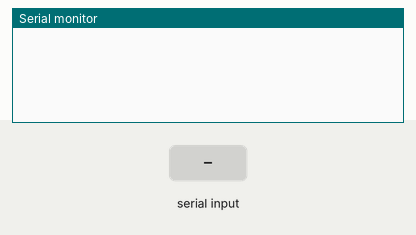
This sketch was run on a simulated Arduino Uno, built with avr-gcc and run on an emulated ATmega328P. On the bench: the last lines printed to the serial monitor. The test bench sets the inputs (shaded band).

Above: at 1.2 s.
1.3 s: ".\n" received over Serial
At 3.7 s:
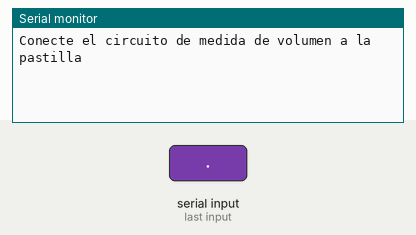
At 6.5 s:
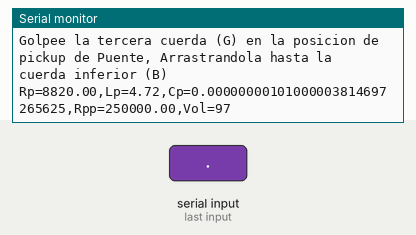

Measured:
- after the input at 1.3 s, the serial monitor: prints a new line after 1.0 s (image 1)

The sketch:

san_prova.ino
```cpp
float rT = 0;
float rV = 0;
float cP = 0;
float lP = 0;
float rP = 0;
float rPp = 0;
int vol = 0;
boolean start = false;

void initMeasurement() {

}

String floatToString(float x) {
	if (x == 0.0) return "0";
	String s = "0.";
        x = x*10;
	while(x < 1.0) {
		s += (int)x;
		x = x*10;
	}
        while((float)((float)x-(int)x) > 0) {
          s+= (int)x%10;
          x = x*10;
          x = (float)((float)x-(int)x) + (int)x%10;
        }
        s+=(int)x%10;
	return s;
}

void doMeasure() {
  rP = 8820;
  lP = 4.72;
  cP = 0.00000000101;
  rPp = 250000;

  Serial.println("Conecte el circuito de medida de volumen a la pastilla");
  delay(2000);
  Serial.println("Golpee la tercera cuerda (G) en la posicion de pickup de Puente, Arrastrandola hasta la cuerda inferior (B)");
  delay(1000);
  vol = 97;
}

void setup() {
  // initialize serial:
  Serial.begin(9600);
  // init something
  initMeasurement();

}

float getDecimal(String x, int i) {
  int j = 0;
  float res = 0;
  while(i < x.length()) {
     int aux = x[i]-'0';
     res = (res*10) + aux;
     ++i;
     ++j;
  }
  while(j > 0) {
    res = (float) res / 10.0;
    --j;
  }
  return res;
}

float stringToFloat(String x) {
  float res = 0;
  int i = 0;
  boolean decimal = false;
  while(i < x.length() && !decimal) {
     if(x[i] == '.') decimal = true;
     else if(!decimal) {
       int aux = x[i]-'0';
       res = (res*10) + aux;
     }
     ++i;
  }
  res = res + getDecimal(x, i);
  return res;
}

void stringToValues(String s) {
   int i = 1;
   int j = 0;
   float values[2];
   String aux = "";
   while(i < s.length()) {
      if(s[i] == 'e') {
         aux = "0.0";
         values[j] = stringToFloat(aux);
         ++j;
         while(s[i] != '&') ++i;
      }
      else if(s[i] != '&') {
        aux = aux + String(s[i]);
      } else {
         values[j] = stringToFloat(aux);
         aux = "";
         ++j;
      }
     ++i;
   }
  values[j] = stringToFloat(aux);
  rT = values[0];
  rV = values[1];

}

void printFloat(float res) {
   if (res >= 1) Serial.print(res, 5);
   else Serial.print(floatToString(res));

}

void loop() {
  if (Serial.available() && !start) {
    String s = Serial.readString();
    start = true;
    stringToValues(s);
  } else if (start) {
    doMeasure();
    Serial.print("Rp=");
    Serial.print(rP);
    Serial.print(",Lp=");
    Serial.print(lP);
    Serial.print(",Cp=");
    Serial.print(floatToString(cP));
	Serial.print(",Rpp=");
	Serial.print(rPp);
	Serial.print(",Vol=");
	Serial.print(vol);
    Serial.print("\n");
    start = false;
    initMeasurement();
  }
}
```
